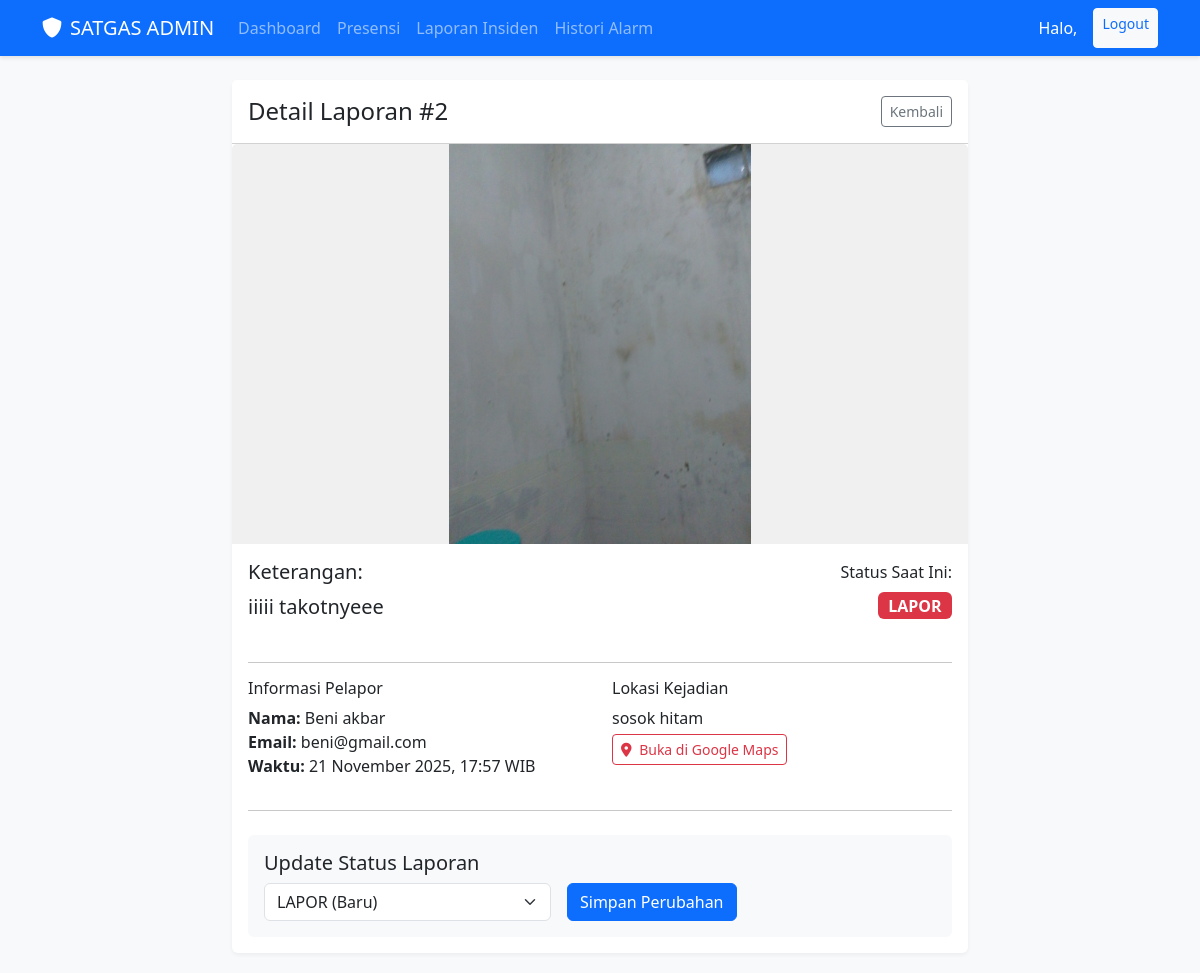
The page /dashboard/laporan/2/ (signed in) on the database its author committed.
### core/models.py (models this page shows, shortened)
class Laporan(models.Model):
    petugas = models.ForeignKey(User, on_delete=models.CASCADE, related_name='laporan_set')
    timestamp = models.DateTimeField(auto_now_add=True)
    latitude = models.DecimalField(max_digits=9, decimal_places=6)
    longitude = models.DecimalField(max_digits=9, decimal_places=6)
    location_note = models.CharField(max_length=255, help_text="Alamat atau nama lokasi kejadian.")
    note = models.TextField(help_text="Detail laporan insiden/anomaly.")
    photo = models.ImageField(upload_to='laporan_photos/')
    STATUS_CHOICES = [
        ('lapor', 'Lapor'),
        ('ditanggapi', 'Ditanggapi'),
        ('selesai', 'Selesai'),
    ]
    PRIORITY_CHOICES = [
        ('low', 'Low'),
        ('medium', 'Medium'),
        ('high', 'High'),
    ]
    status = models.CharField(max_length=20, choices=STATUS_CHOICES, default='lapor')
    priority = models.CharField(max_length=20, choices=PRIORITY_CHOICES, default='medium')

class User(AbstractUser):
    username = None
    email = models.EmailField(unique=True)
    phone_number = models.CharField(max_length=15, blank=True, null=True)
    profile_picture = models.ImageField(upload_to=user_directory_path, blank=True, null=True)
    is_admin = models.BooleanField(default=False)
    is_petugas = models.BooleanField(default=True)
    USERNAME_FIELD = 'email'
    REQUIRED_FIELDS = []
    objects = UserManager()

### core/web_views.py (the view, shortened to what this page needs)
# urls.py: path('dashboard/laporan/<int:pk>/', WebLaporanDetailView.as_view(), name='web-laporan-detail'),
class WebLaporanDetailView(LoginRequiredMixin, AdminRequiredMixin, DetailView):
    model = Laporan
    template_name = 'core/laporan_detail.html'
    context_object_name = 'laporan'

### core/web_views.py (called while the page is built)
    def test_func(self):
        return self.request.user.is_authenticated and self.request.user.is_admin

### core/templates/core/laporan_detail.html (shortened to what this page needs)
{% extends 'core/base.html' %}
{% block content %}
<div class="row justify-content-center">
    <div class="col-md-8">
        <div class="card">
            <div class="card-header bg-white d-flex justify-content-between align-items-center py-3">
                <h4 class="mb-0">Detail Laporan #{{ laporan.id }}</h4>
                <a href="{% url 'web-laporan-list' %}" class="btn btn-outline-secondary btn-sm">Kembali</a>
            </div>
            {% if laporan.photo %}
            <img src="{{ laporan.photo.url }}" class="card-img-top" alt="Bukti Laporan" style="max-height: 400px; object-fit: contain; background-color: #f0f0f0;">
            {% endif %}
            <div class="card-body">
                <div class="row mb-4">
                    <div class="col-md-8">
                        <h5>Keterangan:</h5>
                        <p class="lead">{{ laporan.note }}</p>
                    </div>
                    <div class="col-md-4 text-end">
                        <div class="mb-2">Status Saat Ini:</div>
                        <span class="badge fs-6
                            {% if laporan.status == 'lapor' %}bg-danger
                            {% elif laporan.status == 'ditanggapi' %}bg-warning
                            {% else %}bg-success{% endif %}">
                            {{ laporan.status|upper }}
                        </span>
                    </div>
                </div>
                <hr>
                <div class="row">
                    <div class="col-md-6">
                        <h6>Informasi Pelapor</h6>
                        <ul class="list-unstyled">
                            <li><strong>Nama:</strong> {{ laporan.petugas.first_name }} {{ laporan.petugas.last_name }}</li>
                            <li><strong>Email:</strong> {{ laporan.petugas.email }}</li>
                            <li><strong>Waktu:</strong> {{ laporan.timestamp|date:"d F Y, H:i" }} WIB</li>
                        </ul>
                    </div>
                    <div class="col-md-6">
                        <h6>Lokasi Kejadian</h6>
                        <p class="mb-1">{{ laporan.location_note|default:"-" }}</p>
                        <a href="https://www.google.com/maps?q={{ laporan.latitude }},{{ laporan.longitude }}" target="_blank" class="btn btn-outline-danger btn-sm">
                            <i class="fas fa-map-marker-alt me-1"></i> Buka di Google Maps
                        </a>
                    </div>
                </div>
                <hr>
                <div class="mt-4 p-3 bg-light rounded">
                    <h5>Update Status Laporan</h5>
                    <form method="post" class="d-flex align-items-center gap-3">
                        <select name="status" class="form-select w-auto">
                            <option value="lapor" {% if laporan.status == 'lapor' %}selected{% endif %}>LAPOR (Baru)</option>
                        </select>
                        <button type="submit" class="btn btn-primary">Simpan Perubahan</button>
                    </form>
                </div>
            </div>
        </div>
    </div>
</div>
{% endblock %}

### core/templates/core/base.html (style rules this page uses)
body { background-color: #f8f9fa; }
.card { border: none; box-shadow: 0 2px 4px rgba(0,0,0,.05); margin-bottom: 20px; }

### rows shown on the page
Laporan: id "2", photo (picture), note "iiiii takotnyeee", status "LAPOR", petugas.first_name "Beni", petugas.last_name "akbar", petugas.email "beni@gmail.com", timestamp "21 November 2025, 17:57", location_note "sosok hitam", status "LAPOR (Baru)"
